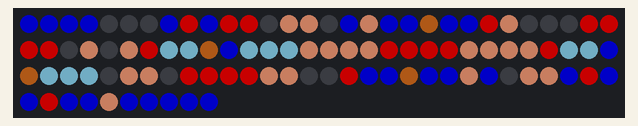
This sketch was run on a simulated Arduino Uno, built with avr-gcc and run on an emulated ATmega328P. Parts: 100 RGB LEDs in strip order, left to right, continuing on the next row. Dim RGB values are drawn brighter than linear.

Above: at 2.19 s.

The sketch:

mario.ino
```cpp
#define FASTLED_ESP8266_RAW_PIN_ORDER
#define FASTLED_ALLOW_INTERRUPTS 0
#include <FastLED.h>
#define NUM_LEDS 100
#define DATA_PIN 3

CRGB leds[NUM_LEDS];

void setup() {
  delay(2000);
  FastLED.addLeds<WS2811, DATA_PIN, RGB>(leds, NUM_LEDS);
  FastLED.setBrightness(100); //Number 0-255
  FastLED.clear();
  FastLED.setMaxRefreshRate(30);
}

//mario
int m_hat_shirt[]={8,10,11,23,28,29,30,31,36,48,49,50,51,56,68,69,70,71,76,88,91};
int m_hair[]={4,5,6,12,15,25,26,27,32,34,64,67,74,75,84};
int m_bibshort[]={37,38,41,42,43,57,58,61,62,63};
int m_shoe[]={20,39,60,79};
int m_skin_v1[]={13,14,17,24,33,35,44,45,46,47,52,53,54,55,65,66,72,73,82,85,86,94};
int m_skin_v2[]={13,14,16,24,33,35,44,45,46,47,52,53,54,55,65,66,72,73,83,85,86,94};
int mario_delay = 300;

void loop() {

  //mario
  //v1
  fill_solid(leds, NUM_LEDS, CRGB::Blue);
  for(int i=0;i<21;i++){
    leds[m_hat_shirt[i]] = CRGB::Red;
  }
  for(int i=0;i<15;i++){
    leds[m_hair[i]] = CRGB::Black;
  }
  for(int i=0;i<10;i++){
    leds[m_bibshort[i]] = CRGB::SkyBlue;
  }
  for(int i=0;i<4;i++){
    leds[m_shoe[i]] = CRGB::SaddleBrown;
  }
  for(int i=0;i<22;i++){
    leds[m_skin_v1[i]] = CRGB::LightSalmon;
  }
  FastLED.show();
  FastLED.delay(mario_delay);

  //v2
  fill_solid(leds, NUM_LEDS, CRGB::Blue);
  for(int i=0;i<21;i++){
    leds[m_hat_shirt[i]] = CRGB::Red;
  }
  for(int i=0;i<15;i++){
    leds[m_hair[i]] = CRGB::Black;
  }
  for(int i=0;i<10;i++){
    leds[m_bibshort[i]] = CRGB::SkyBlue;
  }
  for(int i=0;i<4;i++){
    leds[m_shoe[i]] = CRGB::SaddleBrown;
  }
  for(int i=0;i<22;i++){
    leds[m_skin_v2[i]] = CRGB::LightSalmon;
  }
  FastLED.show();
  FastLED.delay(mario_delay);


}
```
